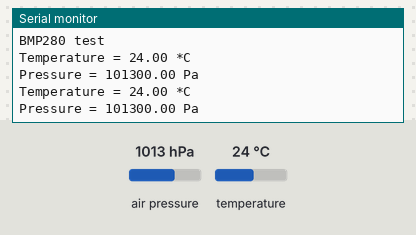
A sketch run on a simulated Arduino Mega 2560, built with avr-gcc and run on an emulated ATmega2560. Shown: the last lines printed to the serial monitor. The test bench sets the inputs (shaded band); at power-on: air pressure 1013 hPa, temperature 24 °C.

Above: at 2.8 s.
2.9 s: air pressure set to 952 hPa
At 5.2 s:
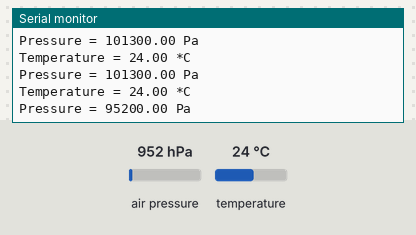
5.6 s: temperature set to 12 °C
At 7.2 s:
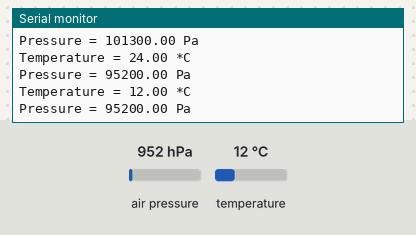
8.3 s: air pressure set to 975 hPa
At 10.5 s:
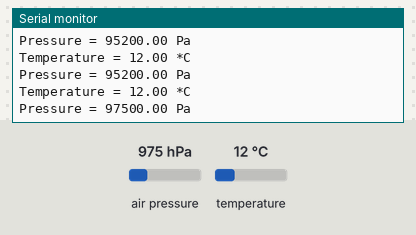
Timing chart, 0 to 12.0 s (numbered marks = the images above; inputs shaded):
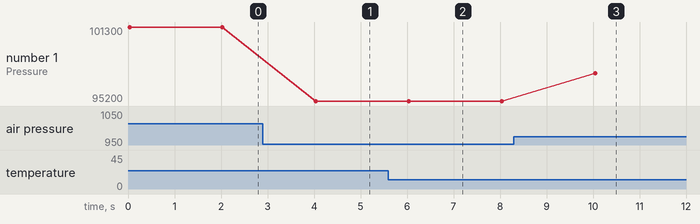

The sketch:

BMP280.ino
```cpp
/***************************************************************************
How to compile
1. Open: Tool/ManageLibrary or Ctrl+Shift+I
2. Search for "Adafruit_BMP280"
3. Install the library
4. Set COM number, UNO/..., then compile
 ***************************************************************************/

#include <Wire.h>
#include <SPI.h>
#include <Adafruit_Sensor.h>
#include <Adafruit_BMP280.h>

#define BMP_SCK 52 //SCL 13  52 Green
#define BMP_MISO 50 //SDO 12  50
#define BMP_MOSI 51 //SDA 11   51 Blue
#define BMP_CS 53 //CSB 10   53

Adafruit_BMP280 bme; // I2C
//Adafruit_BMP280 bme(BMP_CS); // hardware SPI
//Adafruit_BMP280 bme(BMP_CS, BMP_MOSI, BMP_MISO,  BMP_SCK);

void setup() {
  Serial.begin(9600);
  Serial.println(F("BMP280 test"));

  if (!bme.begin(0x76)) {
    Serial.println("Could not find a valid BMP280 sensor, check wiring!");
    while (1);
  }
}

void loop() {
    Serial.print("Temperature = ");
    Serial.print(bme.readTemperature());
    Serial.println(" *C");

    Serial.print("Pressure = ");
    Serial.print(bme.readPressure());
    Serial.println(" Pa");

   // Serial.print("Approx altitude = ");
   // Serial.print(bme.readAltitude(1013.25)); // this should be adjusted to your local forcase
   // Serial.println(" m");

    Serial.println();
    delay(2000);
}
```

Measured:
- after the input at 2.9 s, the serial monitor: prints a new line after 1.1 s (image 1)
- after the input at 5.6 s, the serial monitor: prints a new line after 0.41 s (image 2)
- after the input at 8.3 s, the serial monitor: prints a new line after 1.7 s (image 3)
- plotted number 1: 101300 → 95200 after the input at 2.9 s, 95200 → 97500 after the input at 8.3 s
